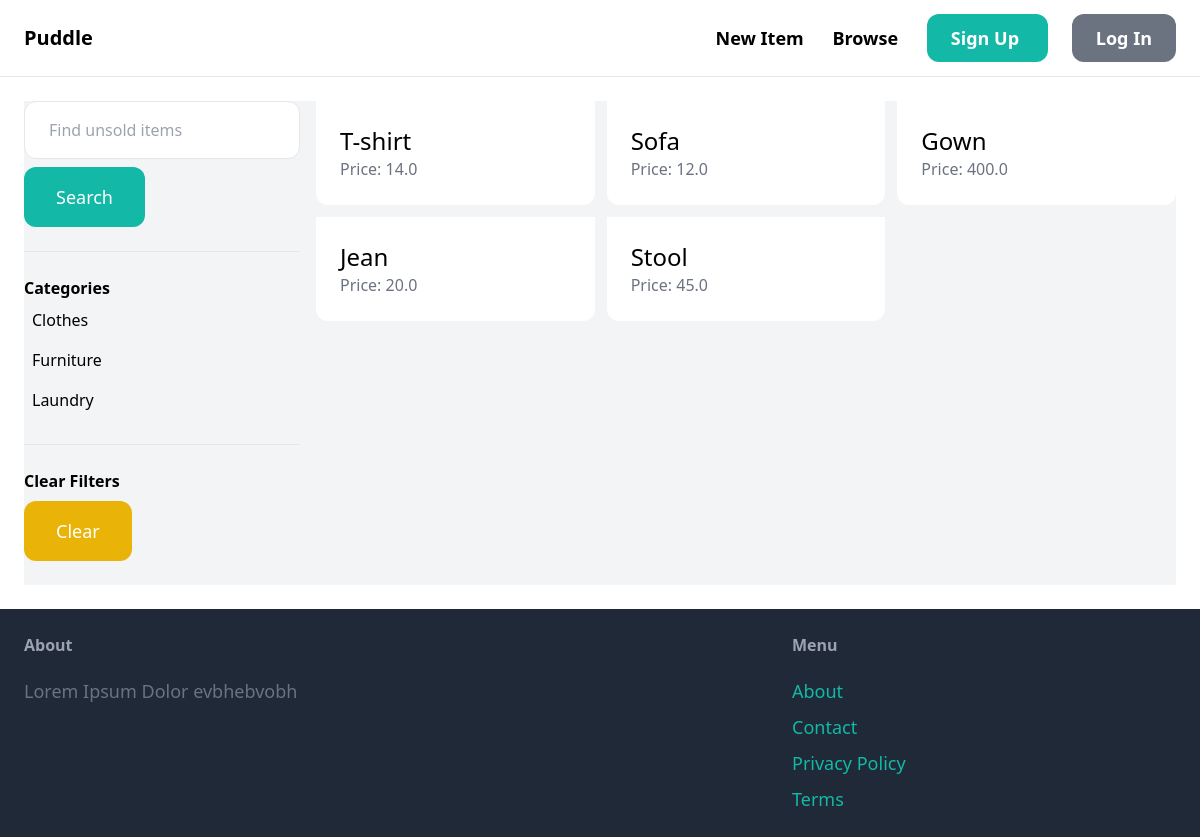
The app's page /items/, older data.
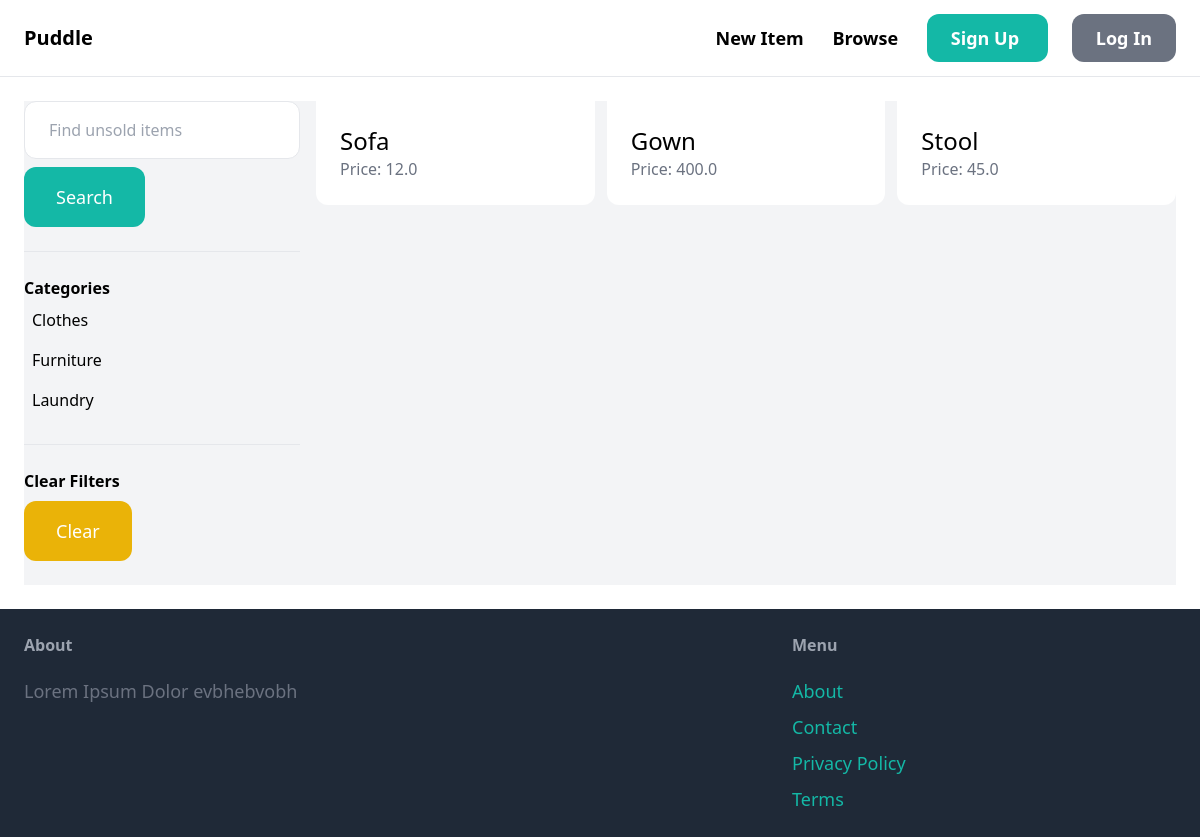
The same page, newer data.
### item/models.py (models this page shows, shortened)
class Category(models.Model):
	name = models.CharField(max_length=255)
	class Meta:
		ordering = ('name',)
		verbose_name_plural = 'Categories'

class Item(models.Model):
	category = models.ForeignKey(Category, related_name='items', on_delete=models.CASCADE)
	name = models.CharField(max_length=255)
	description = models.TextField(blank=True, null=True)
	price = models.FloatField()
	image = models.ImageField(upload_to='item_images', blank=True, null=True)
	is_sold = models.BooleanField(default=False)
	created_by = models.ForeignKey(User, related_name='items', on_delete=models.CASCADE)
	created_at = models.DateTimeField(auto_now_add=True)

### item/views.py (the view)
# urls.py: path('', views.browse, name='browse'),
def browse(request):
	query = request.GET.get('query', '')
	categories = Category.objects.all()
	category_id = request.GET.get('category',  0)
	items = Item.objects.filter(is_sold=False)
	if category_id:
		items = items.filter(category=category_id)
	if query:
		items = items.filter(Q(name__icontains=query) | Q(description__icontains=query))
	context = {
		'items': items,
		'query': query,
		'categories': categories,
		'category_id': int(category_id)
	}
	return render(request, 'item/browse.html', context)

### item/templates/item/browse.html (shortened to what this page needs)
{% extends 'core/base.html' %}
{% block content %}
    <div class="pb-6 grid grid-cols-4 gap-4 bg-gray-100">
      <div class="col-span-1">
          <form action="{% url 'browse' %}" method="GET">
              <input type="text" name="query" class="w-full py-4 px-6 border rounded-xl value="{{ query }}" placeholder="Find unsold items">
              <button class="mt-2 py-4 px-8 text-lg bg-teal-500 text-white rounded-xl">
                  Search
              </button>
          </form>
          <hr class="my-6 ">
          <p class="font-semibold"> Categories </p>
          <ul>
              {% for category in categories %}
                <li class="py-2 px-2 rounded-xl {% if category.id == category_id %} bg-gray-200 {% endif %}">
                    <a href="{% url 'browse' %}?query={{ query }}&category={{ category.id }}">{{ category.name }}</a>
                </li>
              {% endfor %}
          </ul>
          <hr class="my-6 ">
          <p class="font-semibold"> Clear Filters </p>
          <ul>
              <li><a href="{% url 'browse' %}" class="mt-2 py-4 px-8 inline-block bg-yellow-500 text-lg rounded-xl text-white "> Clear </a></li>
          </ul>
      </div>
      <div class="col-span-3">
                <div class="grid grid-cols-3 gap-3">
                        {% for item in items %}
                                <div>
                                        <a href="{% url 'detail' item.id %}">
                                                <div class="p-6 bg-white rounded-b-xl">
                                                        <h2 class="text-2xl">{{ item.name }}</h2>
                                                        <p class="text-gray-500">Price: {{ item.price }}</p>
                                                </div>
                                        </a>
                                </div>
                        {% endfor %}
                </div>
      </div>
    </div>
{% endblock content %}

Row changes from the older to the newer data that the page shows:
removed Item: name "T-shirt", price "14.0"
removed Item: name "Jean", price "20.0"
